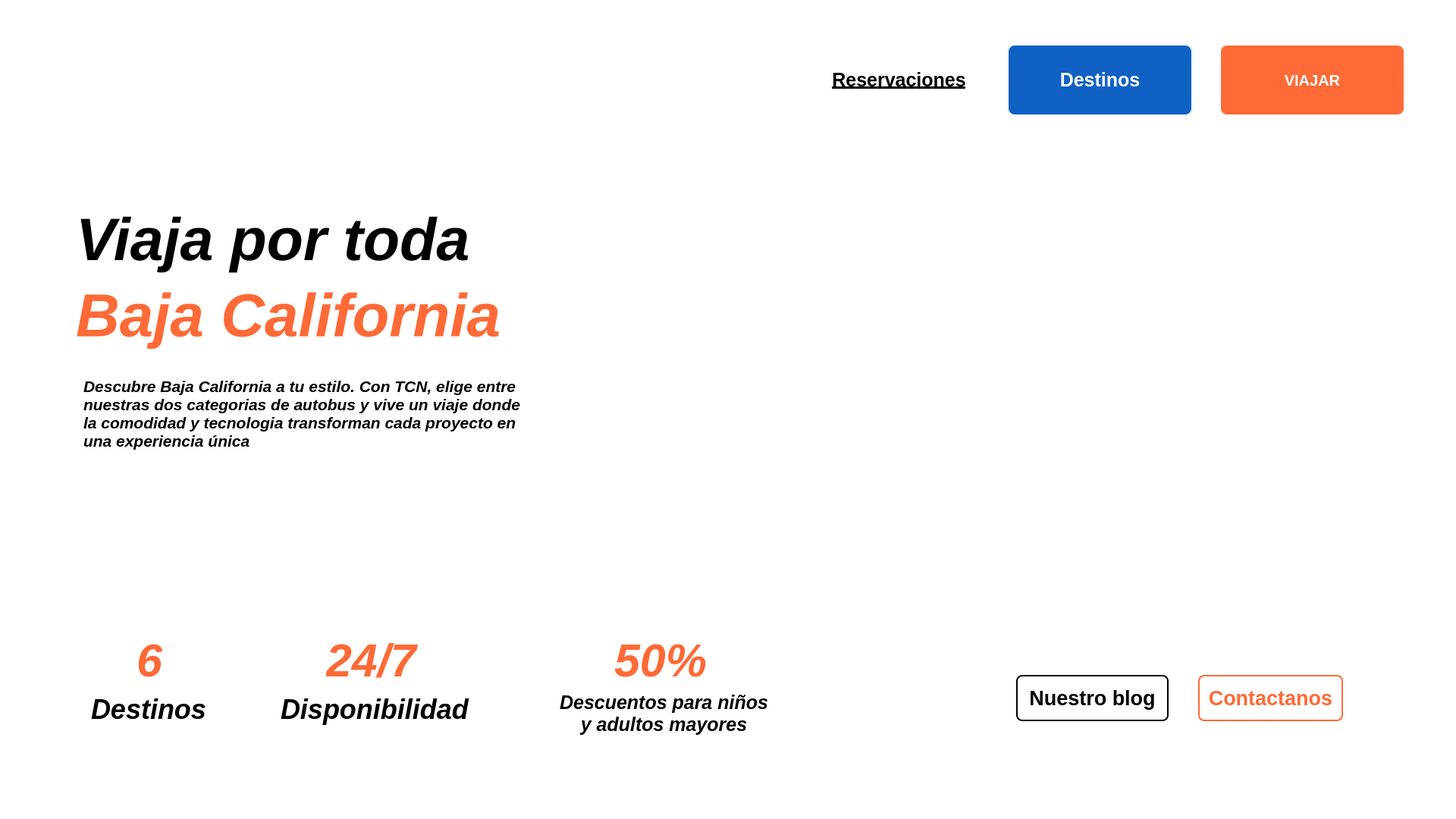
<?xml version="1.0" encoding="UTF-8"?>
<ui version="4.0">
 <class>pagina_inicio</class>
 <widget class="QWidget" name="pagina_inicio">
  <property name="geometry">
   <rect>
    <x>0</x>
    <y>0</y>
    <width>1920</width>
    <height>1080</height>
   </rect>
  </property>
  <property name="windowTitle">
   <string>Form</string>
  </property>
  <property name="styleSheet">
   <string notr="true">background-color: rgb(255, 255, 255);</string>
  </property>
  <widget class="QPushButton" name="boton_reservaciones">
   <property name="geometry">
    <rect>
     <x>1070</x>
     <y>70</y>
     <width>231</width>
     <height>71</height>
    </rect>
   </property>
   <property name="font">
    <font>
     <pointsize>-1</pointsize>
     <bold>true</bold>
     <underline>true</underline>
    </font>
   </property>
   <property name="styleSheet">
    <string notr="true">QPushButton{
	background: rgb(255, 255, 255);
	color:black;
	border:none;
	border-radius: 8px;
	font-weight: bold;
	font-size:25px;
	text-decoration: underline;
}

QPushButton:hover {
    background-color: rgb(222, 221, 218);    
}

QPushButton:pressed {
    background-color: rgb(192, 191, 188);     
}</string>
   </property>
   <property name="text">
    <string>Reservaciones</string>
   </property>
   <property name="iconSize">
    <size>
     <width>30</width>
     <height>30</height>
    </size>
   </property>
  </widget>
  <widget class="QLabel" name="label_estatico_logo">
   <property name="geometry">
    <rect>
     <x>70</x>
     <y>70</y>
     <width>441</width>
     <height>131</height>
    </rect>
   </property>
   <property name="styleSheet">
    <string notr="true">border:none</string>
   </property>
   <property name="text">
    <string/>
   </property>
   <property name="pixmap">
    <pixmap>recursos/recursos_usuario/LOGOJPG.jpg</pixmap>
   </property>
   <property name="scaledContents">
    <bool>true</bool>
   </property>
   <property name="wordWrap">
    <bool>false</bool>
   </property>
  </widget>
  <widget class="QPushButton" name="boton_destinos">
   <property name="geometry">
    <rect>
     <x>1330</x>
     <y>60</y>
     <width>241</width>
     <height>91</height>
    </rect>
   </property>
   <property name="font">
    <font>
     <pointsize>-1</pointsize>
     <bold>true</bold>
    </font>
   </property>
   <property name="styleSheet">
    <string notr="true">QPushButton{
	background: #1061C4;
	color:WHITE;
	border:none;
	border-radius: 8px;
	font-weight: bold;
	font-size:25px;
}

QPushButton:hover {
    background-color: #0D4FAB;    
}

QPushButton:pressed {
    background-color: #0A3F8A;     
}</string>
   </property>
   <property name="text">
    <string>Destinos</string>
   </property>
   <property name="iconSize">
    <size>
     <width>30</width>
     <height>30</height>
    </size>
   </property>
  </widget>
  <widget class="QPushButton" name="boton_viajar">
   <property name="geometry">
    <rect>
     <x>1610</x>
     <y>60</y>
     <width>241</width>
     <height>91</height>
    </rect>
   </property>
   <property name="font">
    <font>
     <pointsize>-1</pointsize>
     <bold>true</bold>
    </font>
   </property>
   <property name="styleSheet">
    <string notr="true">QPushButton{
	background: #FF6A36;
	color:WHITE;
	border:none;
	border-radius: 8px;
	font-weight: bold;
	font-size: 20px;
}

QPushButton:hover {
    background-color: #E85F30;   /* Naranja más oscuro */
}

QPushButton:pressed {
    background-color: #CC532A;   /* Más oscuro para click */
}</string>
   </property>
   <property name="text">
    <string>VIAJAR</string>
   </property>
   <property name="iconSize">
    <size>
     <width>30</width>
     <height>30</height>
    </size>
   </property>
  </widget>
  <widget class="QLabel" name="label_estatico_numdestinos">
   <property name="geometry">
    <rect>
     <x>180</x>
     <y>840</y>
     <width>41</width>
     <height>61</height>
    </rect>
   </property>
   <property name="font">
    <font>
     <pointsize>46</pointsize>
     <italic>true</italic>
     <bold>true</bold>
    </font>
   </property>
   <property name="styleSheet">
    <string notr="true">color: rgb(255, 106, 54);
border:none;
</string>
   </property>
   <property name="text">
    <string>6 </string>
   </property>
  </widget>
  <widget class="QLabel" name="label_estatico_247">
   <property name="geometry">
    <rect>
     <x>430</x>
     <y>840</y>
     <width>151</width>
     <height>61</height>
    </rect>
   </property>
   <property name="font">
    <font>
     <pointsize>46</pointsize>
     <italic>true</italic>
     <bold>true</bold>
    </font>
   </property>
   <property name="styleSheet">
    <string notr="true">border:none;
color: rgb(255, 106, 54);</string>
   </property>
   <property name="text">
    <string>24/7</string>
   </property>
  </widget>
  <widget class="QPushButton" name="boton_contactanos">
   <property name="geometry">
    <rect>
     <x>1580</x>
     <y>890</y>
     <width>191</width>
     <height>61</height>
    </rect>
   </property>
   <property name="font">
    <font>
     <pointsize>-1</pointsize>
     <bold>true</bold>
     <underline>false</underline>
    </font>
   </property>
   <property name="styleSheet">
    <string notr="true">QPushButton{
	background: rgb(255, 255, 255);
	color:black;
	border: 2px solid rgb(255, 106, 54);
	color: rgb(255, 106, 54);
	border-radius: 8px;
	font-weight: bold;
	font-size:27px;
}

QPushButton:hover {
    background-color: rgb(222, 221, 218);    
}

QPushButton:pressed {
    background-color: rgb(192, 191, 188);     
}</string>
   </property>
   <property name="text">
    <string>Contactanos</string>
   </property>
   <property name="iconSize">
    <size>
     <width>30</width>
     <height>30</height>
    </size>
   </property>
  </widget>
  <widget class="QLabel" name="label_estatico_descripcion">
   <property name="geometry">
    <rect>
     <x>110</x>
     <y>490</y>
     <width>621</width>
     <height>111</height>
    </rect>
   </property>
   <property name="font">
    <font>
     <pointsize>16</pointsize>
     <italic>true</italic>
     <bold>true</bold>
    </font>
   </property>
   <property name="text">
    <string>Descubre Baja California a tu estilo. Con TCN, elige entre 
nuestras dos categorias de autobus y vive un viaje donde 
la comodidad y tecnologia transforman cada proyecto en 
una experiencia única</string>
   </property>
  </widget>
  <widget class="QLabel" name="label_estatico_disponibilidad">
   <property name="geometry">
    <rect>
     <x>370</x>
     <y>910</y>
     <width>271</width>
     <height>51</height>
    </rect>
   </property>
   <property name="font">
    <font>
     <pointsize>27</pointsize>
     <italic>true</italic>
     <bold>true</bold>
    </font>
   </property>
   <property name="text">
    <string>Disponibilidad</string>
   </property>
  </widget>
  <widget class="QLabel" name="label_estatico_viajatitulo">
   <property name="geometry">
    <rect>
     <x>100</x>
     <y>260</y>
     <width>581</width>
     <height>111</height>
    </rect>
   </property>
   <property name="font">
    <font>
     <pointsize>59</pointsize>
     <italic>true</italic>
     <bold>true</bold>
    </font>
   </property>
   <property name="text">
    <string>Viaja por toda </string>
   </property>
  </widget>
  <widget class="QLabel" name="label_estatico_pordescuento">
   <property name="geometry">
    <rect>
     <x>810</x>
     <y>840</y>
     <width>141</width>
     <height>61</height>
    </rect>
   </property>
   <property name="font">
    <font>
     <pointsize>46</pointsize>
     <italic>true</italic>
     <bold>true</bold>
    </font>
   </property>
   <property name="styleSheet">
    <string notr="true">color: rgb(255, 106, 54);</string>
   </property>
   <property name="text">
    <string>50%</string>
   </property>
  </widget>
  <widget class="QPushButton" name="boton_blog">
   <property name="geometry">
    <rect>
     <x>1340</x>
     <y>890</y>
     <width>201</width>
     <height>61</height>
    </rect>
   </property>
   <property name="font">
    <font>
     <pointsize>-1</pointsize>
     <bold>true</bold>
    </font>
   </property>
   <property name="styleSheet">
    <string notr="true">QPushButton{
	background: rgb(255, 255, 255);
	color:black;
	border: 2px solid black;
	border-radius: 8px;
	font-weight: bold;
	font-size:27px;
}

QPushButton:hover {
    background-color: rgb(222, 221, 218);    
}

QPushButton:pressed {
    background-color: rgb(192, 191, 188);     
}</string>
   </property>
   <property name="text">
    <string>Nuestro blog</string>
   </property>
   <property name="iconSize">
    <size>
     <width>30</width>
     <height>30</height>
    </size>
   </property>
  </widget>
  <widget class="QLabel" name="label_estatico_ndestinos">
   <property name="geometry">
    <rect>
     <x>120</x>
     <y>910</y>
     <width>161</width>
     <height>51</height>
    </rect>
   </property>
   <property name="font">
    <font>
     <pointsize>27</pointsize>
     <italic>true</italic>
     <bold>true</bold>
    </font>
   </property>
   <property name="text">
    <string>Destinos</string>
   </property>
  </widget>
  <widget class="QLabel" name="label_estatico_pordescripcion">
   <property name="geometry">
    <rect>
     <x>730</x>
     <y>910</y>
     <width>291</width>
     <height>61</height>
    </rect>
   </property>
   <property name="font">
    <font>
     <pointsize>19</pointsize>
     <italic>true</italic>
     <bold>true</bold>
     <kerning>true</kerning>
    </font>
   </property>
   <property name="text">
    <string>Descuentos para niños 
y adultos mayores</string>
   </property>
   <property name="alignment">
    <set>Qt::AlignmentFlag::AlignCenter</set>
   </property>
  </widget>
  <widget class="QLabel" name="label_imagen_camion">
   <property name="geometry">
    <rect>
     <x>920</x>
     <y>230</y>
     <width>941</width>
     <height>481</height>
    </rect>
   </property>
   <property name="text">
    <string/>
   </property>
   <property name="pixmap">
    <pixmap>recursos/recursos_usuario/volvo 9800 blanco.png</pixmap>
   </property>
   <property name="scaledContents">
    <bool>true</bool>
   </property>
   <property name="wordWrap">
    <bool>true</bool>
   </property>
   <property name="indent">
    <number>2</number>
   </property>
  </widget>
  <widget class="QLabel" name="label_estatico_bajatitulo">
   <property name="geometry">
    <rect>
     <x>100</x>
     <y>360</y>
     <width>621</width>
     <height>111</height>
    </rect>
   </property>
   <property name="font">
    <font>
     <pointsize>60</pointsize>
     <italic>true</italic>
     <bold>true</bold>
    </font>
   </property>
   <property name="styleSheet">
    <string notr="true">color: rgb(255, 106, 54);
background-color: rgb(255, 255, 255);</string>
   </property>
   <property name="text">
    <string>Baja California</string>
   </property>
  </widget>
 </widget>
 <resources/>
 <connections/>
</ui>
